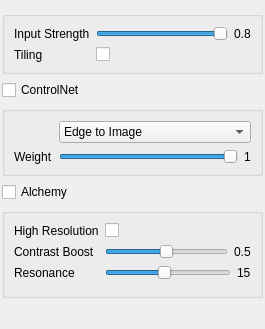
         <widget class="QWidget" name="grpImage2Image_3">
          <property name="geometry">
           <rect>
            <x>0</x>
            <y>0</y>
            <width>265</width>
            <height>329</height>
           </rect>
          </property>
          <layout class="QVBoxLayout" name="verticalLayout_7">
           <property name="leftMargin">
            <number>2</number>
           </property>
           <property name="rightMargin">
            <number>2</number>
           </property>
           <property name="bottomMargin">
            <number>0</number>
           </property>
           <item>
            <widget class="QGroupBox" name="groupBox_15">
             <layout class="QFormLayout" name="formLayout_6">
              <item row="0" column="0">
               <widget class="QLabel" name="label_14">
                <property name="toolTip">
                 <string>The inpainting algorithm looks at what already exists in your image to better edit or place new content. The higher the strength the more it will diverge from the original.</string>
                </property>
                <property name="text">
                 <string>Input Strength</string>
                </property>
               </widget>
              </item>
              <item row="0" column="1">
               <widget class="QFrame" name="frame_14">
                <property name="frameShape">
                 <enum>QFrame::NoFrame</enum>
                </property>
                <property name="frameShadow">
                 <enum>QFrame::Raised</enum>
                </property>
                <layout class="QHBoxLayout" name="horizontalLayout_12">
                 <property name="leftMargin">
                  <number>0</number>
                 </property>
                 <property name="topMargin">
                  <number>0</number>
                 </property>
                 <property name="rightMargin">
                  <number>0</number>
                 </property>
                 <property name="bottomMargin">
                  <number>0</number>
                 </property>
                 <item>
                  <widget class="QSlider" name="slImageStrength">
                   <property name="minimum">
                    <number>10</number>
                   </property>
                   <property name="maximum">
                    <number>80</number>
                   </property>
                   <property name="value">
                    <number>80</number>
                   </property>
                   <property name="orientation">
                    <enum>Qt::Horizontal</enum>
                   </property>
                  </widget>
                 </item>
                 <item>
                  <widget class="QLabel" name="lblImageStrength">
                   <property name="text">
                    <string>0.8</string>
                   </property>
                  </widget>
                 </item>
                </layout>
               </widget>
              </item>
              <item row="1" column="1">
               <widget class="QCheckBox" name="chkTiling">
                <property name="text">
                 <string/>
                </property>
               </widget>
              </item>
              <item row="1" column="0">
               <widget class="QLabel" name="label_17">
                <property name="text">
                 <string>Tiling</string>
                </property>
               </widget>
              </item>
             </layout>
            </widget>
           </item>
           <item>
            <widget class="QCheckBox" name="chkControlNet">
             <property name="text">
              <string>ControlNet</string>
             </property>
            </widget>
           </item>
           <item>
            <widget class="QGroupBox" name="grpControlNet">
             <layout class="QFormLayout" name="formLayout_8">
              <item row="0" column="1">
               <widget class="QComboBox" name="cmbControlNet">
                <property name="currentIndex">
                 <number>1</number>
                </property>
                <item>
                 <property name="text">
                  <string>Pose to Image</string>
                 </property>
                </item>
                <item>
                 <property name="text">
                  <string>Edge to Image</string>
                 </property>
                </item>
                <item>
                 <property name="text">
                  <string>Depth to Image</string>
                 </property>
                </item>
                <item>
                 <property name="text">
                  <string>Pattern to Image</string>
                 </property>
                </item>
               </widget>
              </item>
              <item row="1" column="0">
               <widget class="QLabel" name="label_18">
                <property name="text">
                 <string>Weight</string>
                </property>
               </widget>
              </item>
              <item row="1" column="1">
               <widget class="QFrame" name="frame_16">
                <property name="frameShape">
                 <enum>QFrame::NoFrame</enum>
                </property>
                <layout class="QHBoxLayout" name="horizontalLayout_13">
                 <property name="leftMargin">
                  <number>0</number>
                 </property>
                 <property name="topMargin">
                  <number>0</number>
                 </property>
                 <property name="rightMargin">
                  <number>0</number>
                 </property>
                 <property name="bottomMargin">
                  <number>0</number>
                 </property>
                 <item>
                  <widget class="QSlider" name="slControlNetWeight">
                   <property name="maximum">
                    <number>100</number>
                   </property>
                   <property name="value">
                    <number>100</number>
                   </property>
                   <property name="orientation">
                    <enum>Qt::Horizontal</enum>
                   </property>
                  </widget>
                 </item>
                 <item>
                  <widget class="QLabel" name="lblControlNetWeight">
                   <property name="text">
                    <string>1</string>
                   </property>
                  </widget>
                 </item>
                </layout>
               </widget>
              </item>
             </layout>
            </widget>
           </item>
           <item>
            <widget class="QCheckBox" name="chkI2IAlchemy">
             <property name="toolTip">
              <string>Leonardo Alchemy is our powerful new image generation pipeline. Click the question mark for more info.</string>
             </property>
             <property name="text">
              <string>Alchemy</string>
             </property>
            </widget>
           </item>
           <item>
            <widget class="QGroupBox" name="grpI2IAlchemy">
             <property name="title">
              <string/>
             </property>
             <layout class="QFormLayout" name="formLayout_13">
              <item row="0" column="0">
               <widget class="QLabel" name="label_29">
                <property name="toolTip">
                 <string>This boosts the output resolution of Leonardo Alchemy. Higher resolution outputs will be somewhat different to the normal resolution outputs due to the diffusion process, so do not expect this to act as an upscaler.</string>
                </property>
                <property name="text">
                 <string>High Resolution</string>
                </property>
               </widget>
              </item>
              <item row="0" column="1">
               <widget class="QCheckBox" name="chkI2IAlchemyHighResolution">
                <property name="text">
                 <string/>
                </property>
               </widget>
              </item>
              <item row="2" column="0">
               <widget class="QLabel" name="label_30">
                <property name="toolTip">
                 <string>This will adjust the dynamic range of your image. The default is 1, but you may find reducing it is helpful depending on your subject matter.</string>
                </property>
                <property name="text">
                 <string>Contrast Boost</string>
                </property>
               </widget>
              </item>
              <item row="2" column="1">
               <widget class="QFrame" name="frame_21">
                <property name="frameShape">
                 <enum>QFrame::NoFrame</enum>
                </property>
                <property name="lineWidth">
                 <number>0</number>
                </property>
                <layout class="QHBoxLayout" name="horizontalLayout_21">
                 <property name="leftMargin">
                  <number>0</number>
                 </property>
                 <property name="topMargin">
                  <number>0</number>
                 </property>
                 <property name="rightMargin">
                  <number>0</number>
                 </property>
                 <property name="bottomMargin">
                  <number>0</number>
                 </property>
                 <item>
                  <widget class="QSlider" name="slI2IAlchemyContrastBoost">
                   <property name="maximum">
                    <number>100</number>
                   </property>
                   <property name="singleStep">
                    <number>25</number>
                   </property>
                   <property name="value">
                    <number>50</number>
                   </property>
                   <property name="orientation">
                    <enum>Qt::Horizontal</enum>
                   </property>
                  </widget>
                 </item>
                 <item>
                  <widget class="QLabel" name="lblI2IAlchemyContrastBoost">
                   <property name="text">
                    <string>0.5</string>
                   </property>
                  </widget>
                 </item>
                </layout>
               </widget>
              </item>
              <item row="3" column="0">
               <widget class="QLabel" name="label_31">
                <property name="toolTip">
                 <string>This scale dictates how much detail is in the image, and how prompt adherent it is. Higher numbers can create images that are extremely busy. Around 13-15 is a good balance.</string>
                </property>
                <property name="text">
                 <string>Resonance</string>
                </property>
               </widget>
              </item>
              <item row="3" column="1">
               <widget class="QFrame" name="frame_22">
                <property name="frameShape">
                 <enum>QFrame::NoFrame</enum>
                </property>
                <property name="lineWidth">
                 <number>0</number>
                </property>
                <layout class="QHBoxLayout" name="horizontalLayout_22">
                 <property name="leftMargin">
                  <number>0</number>
                 </property>
                 <property name="topMargin">
                  <number>0</number>
                 </property>
                 <property name="rightMargin">
                  <number>0</number>
                 </property>
                 <property name="bottomMargin">
                  <number>0</number>
                 </property>
                 <item>
                  <widget class="QSlider" name="slI2IAlchemyResonance">
                   <property name="minimum">
                    <number>2</number>
                   </property>
                   <property name="maximum">
                    <number>30</number>
                   </property>
                   <property name="singleStep">
                    <number>1</number>
                   </property>
                   <property name="value">
                    <number>15</number>
                   </property>
                   <property name="orientation">
                    <enum>Qt::Horizontal</enum>
                   </property>
                  </widget>
                 </item>
                 <item>
                  <widget class="QLabel" name="lblI2IAlchemyResonance">
                   <property name="text">
                    <string>15</string>
                   </property>
                  </widget>
                 </item>
                </layout>
               </widget>
              </item>
              <item row="4" column="1">
               <widget class="QFrame" name="frame_23">
                <property name="frameShape">
                 <enum>QFrame::NoFrame</enum>
                </property>
                <property name="frameShadow">
                 <enum>QFrame::Raised</enum>
                </property>
                <layout class="QHBoxLayout" name="horizontalLayout_23">
                 <property name="leftMargin">
                  <number>0</number>
                 </property>
                 <property name="topMargin">
                  <number>0</number>
                 </property>
                 <property name="rightMargin">
                  <number>0</number>
                 </property>
                 <property name="bottomMargin">
                  <number>0</number>
                 </property>
                </layout>
               </widget>
              </item>
             </layout>
            </widget>
           </item>
           <item>
            <widget class="QFrame" name="conImage2ImageAlchemy">
             <property name="frameShape">
              <enum>QFrame::NoFrame</enum>
             </property>
             <property name="lineWidth">
              <number>0</number>
             </property>
             <layout class="QVBoxLayout" name="verticalLayout_9">
              <property name="leftMargin">
               <number>0</number>
              </property>
              <property name="topMargin">
               <number>0</number>
              </property>
              <property name="rightMargin">
               <number>0</number>
              </property>
              <property name="bottomMargin">
               <number>0</number>
              </property>
             </layout>
            </widget>
           </item>
          </layout>
         </widget>
